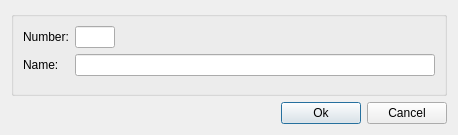
<?xml version="1.0" encoding="UTF-8"?>
<ui version="4.0">
 <class>dlgPlayerEdit</class>
 <widget class="QDialog" name="dlgPlayerEdit">
  <property name="geometry">
   <rect>
    <x>0</x>
    <y>0</y>
    <width>458</width>
    <height>135</height>
   </rect>
  </property>
  <property name="windowTitle">
   <string>Edit player data</string>
  </property>
  <layout class="QVBoxLayout" name="verticalLayout">
   <item>
    <widget class="QGroupBox" name="gbPlayerData">
     <property name="title">
      <string/>
     </property>
     <layout class="QFormLayout" name="formLayout">
      <item row="0" column="0">
       <widget class="QLabel" name="lblNumber">
        <property name="text">
         <string>Number:</string>
        </property>
       </widget>
      </item>
      <item row="0" column="1">
       <widget class="QLineEdit" name="ledNumber">
        <property name="maximumSize">
         <size>
          <width>40</width>
          <height>16777215</height>
         </size>
        </property>
       </widget>
      </item>
      <item row="1" column="0">
       <widget class="QLabel" name="lblName">
        <property name="text">
         <string>Name:</string>
        </property>
       </widget>
      </item>
      <item row="1" column="1">
       <widget class="QLineEdit" name="ledName"/>
      </item>
     </layout>
    </widget>
   </item>
   <item>
    <layout class="QHBoxLayout" name="horizontalLayout">
     <item>
      <spacer name="horizontalSpacer">
       <property name="orientation">
        <enum>Qt::Horizontal</enum>
       </property>
       <property name="sizeHint" stdset="0">
        <size>
         <width>40</width>
         <height>20</height>
        </size>
       </property>
      </spacer>
     </item>
     <item>
      <widget class="QPushButton" name="pbOk">
       <property name="text">
        <string>Ok</string>
       </property>
       <property name="icon">
        <iconset resource="bbdigitalminutes.qrc">
         <normaloff>:/resources/ok.png</normaloff>:/resources/ok.png</iconset>
       </property>
      </widget>
     </item>
     <item>
      <widget class="QPushButton" name="pbCancel">
       <property name="text">
        <string>Cancel</string>
       </property>
       <property name="icon">
        <iconset resource="bbdigitalminutes.qrc">
         <normaloff>:/resources/cancel.png</normaloff>:/resources/cancel.png</iconset>
       </property>
      </widget>
     </item>
    </layout>
   </item>
  </layout>
 </widget>
 <resources>
  <include location="bbdigitalminutes.qrc"/>
 </resources>
 <connections/>
</ui>
